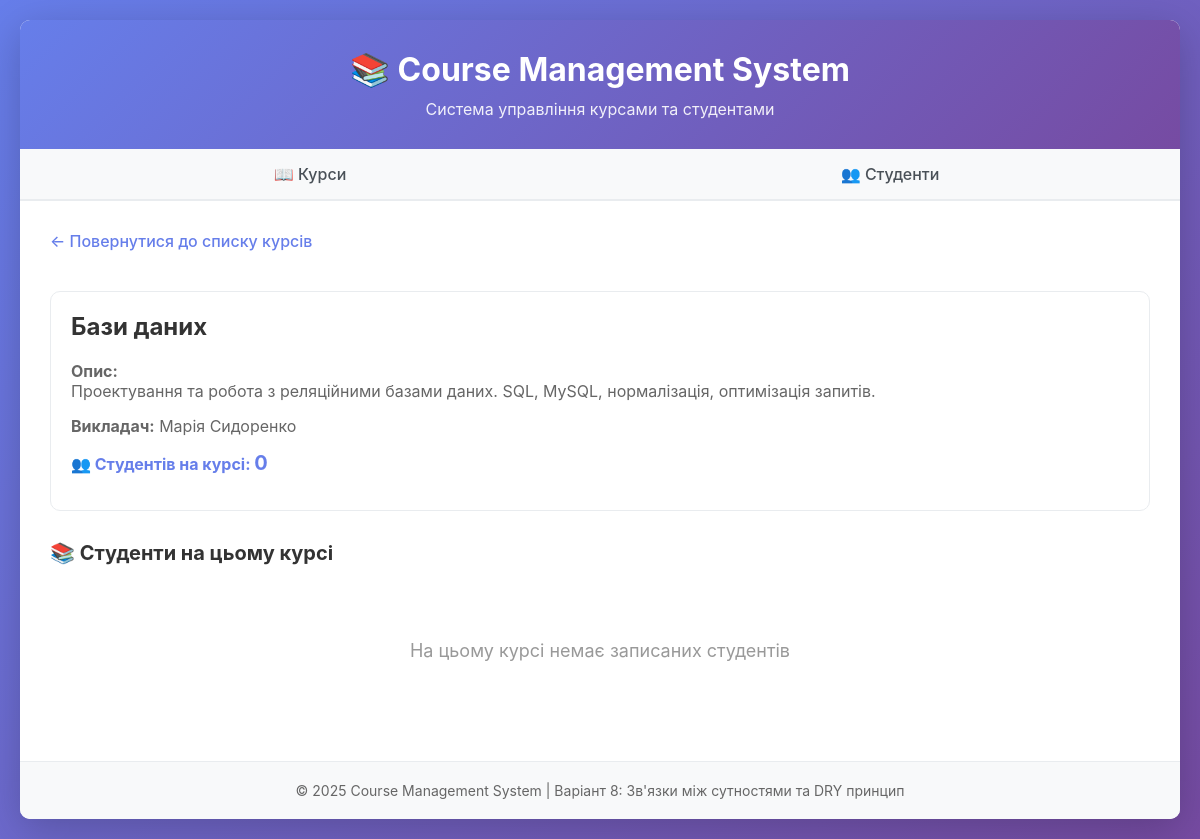
/index.php?action=course&id=2, run on the app's committed database.
### tables this page shows
CREATE TABLE courses (
    id INT AUTO_INCREMENT PRIMARY KEY,
    name VARCHAR(255) NOT NULL,
    description TEXT,
    instructor VARCHAR(255) NOT NULL,
    created_at TIMESTAMP DEFAULT CURRENT_TIMESTAMP,
    updated_at TIMESTAMP DEFAULT CURRENT_TIMESTAMP ON UPDATE CURRENT_TIMESTAMP
);

### src/Database.php (called while the page is built, shortened)
<?php
class Database {
    private static $instance = null;
    private $connection;
    private function __construct() {
        try {
            $dsn = 'mysql:host=' . DB_HOST . ';dbname=' . DB_NAME . ';charset=utf8mb4';
            $this->connection = new PDO(
                $dsn,
                DB_USER,
                DB_PASS,
                [
                    PDO::ATTR_ERRMODE => PDO::ERRMODE_EXCEPTION,
                    PDO::ATTR_DEFAULT_FETCH_MODE => PDO::FETCH_ASSOC,
                ]
            );
        } catch (PDOException $e) {
            die('Помилка підключення до БД: ' . $e->getMessage());
        }
    }
    public static function getInstance() {
        if (self::$instance === null) {
            self::$instance = new self();
        }
        return self::$instance;
    }
    public function execute($sql, $params = []) {
        $stmt = $this->connection->prepare($sql);
        $stmt->execute($params);
        return $stmt;
    }
    public function fetchOne($sql, $params = []) {
        $stmt = $this->execute($sql, $params);
        return $stmt->fetch();
    }
}

### src/Model.php (called while the page is built, shortened)
<?php
abstract class Model {
    protected static $table;
    protected $attributes = [];
    public function __construct($attributes = []) {
        $this->attributes = $attributes;
    }
    public function __get($name) {
        return $this->attributes[$name] ?? null;
    }
    public static function find($id) {
        $db = Database::getInstance();
        $record = $db->fetchOne('SELECT * FROM ' . static::$table . ' WHERE id = ?', [$id]);
        if ($record) {
            return new static($record);
        }
        return null;
    }
}

### src/Course.php (called while the page is built, shortened)
<?php
class Course extends Model {
    public function getStudentCount() {
        $db = Database::getInstance();
        $sql = '
            SELECT COUNT(*) as count FROM enrollments
            WHERE course_id = ?
        ';
        $result = $db->fetchOne($sql, [$this->attributes['id']]);
        return $result['count'] ?? 0;
    }
}

### views/course_show.php (the view, shortened to what this page needs)
<!DOCTYPE html>
<html lang="uk">
<head>
    <link rel="stylesheet" href="views/style.css">
</head>
<body>
    <div class="container">
        <header>
            <h1>📚 Course Management System</h1>
            <p>Система управління курсами та студентами</p>
        </header>
        <nav>
            <a href="index.php?action=courses">📖 Курси</a>
            <a href="index.php?action=students">👥 Студенти</a>
        </nav>
        <main>
            <a href="index.php?action=courses" class="back-link">← Повернутися до списку курсів</a>
            <div class="card" style="margin: 20px 0;">
                <h2><?php echo htmlspecialchars($course->name); ?></h2>
                <p style="color: #666; margin: 15px 0;">
                    <strong>Опис:</strong><br>
                    <?php echo nl2br(htmlspecialchars($course->description)); ?>
                </p>
                <p style="color: #666; margin: 15px 0;">
                    <strong>Викладач:</strong> <?php echo htmlspecialchars($course->instructor); ?>
                </p>
                <p style="color: #667eea; font-weight: bold; margin: 15px 0;">
                    👥 Студентів на курсі: <span style="font-size: 20px;"><?php echo $course->getStudentCount(); ?></span>
                </p>
            </div>
            <h3>📚 Студенти на цьому курсі</h3>
            <?php if (empty($students)): ?>
                <div class="empty-state">
                    <p>На цьому курсі немає записаних студентів</p>
                </div>
            <?php endif; ?>
        </main>
        <footer>
            <p>© 2025 Course Management System | Варіант 8: Зв'язки між сутностями та DRY принцип</p>
        </footer>
    </div>
</body>
</html>

### views/style.css (style rules this page uses)
* { margin: 0; padding: 0; box-sizing: border-box; }
body { font-family: -apple-system, BlinkMacSystemFont, 'Segoe UI', Roboto, Oxygen, Ubuntu, Cantarell, sans-serif; background: linear-gradient(135deg, #667eea 0%, #764ba2 100%); min-height: 100vh; padding: 20px; }
.container { max-width: 1200px; margin: 0 auto; background: white; border-radius: 10px; box-shadow: 0 10px 40px rgba(0,0,0,0.2); overflow: hidden; }
header { background: linear-gradient(135deg, #667eea 0%, #764ba2 100%); color: white; padding: 30px; text-align: center; }
header h1 { font-size: 32px; margin-bottom: 10px; }
header p { font-size: 16px; opacity: 0.9; }
nav { display: flex; background: #f8f9fa; border-bottom: 2px solid #e9ecef; }
nav a { flex: 1; padding: 15px 20px; text-align: center; text-decoration: none; color: #495057; font-weight: 500; transition: all 0.3s; }
main { padding: 30px; min-height: 400px; }
.card { background: white; border: 1px solid #e9ecef; border-radius: 10px; padding: 20px; transition: all 0.3s; }
.empty-state { text-align: center; padding: 60px 20px; color: #999; }
.empty-state p:first-child { font-size: 18px; margin-bottom: 10px; }
.back-link { display: inline-block; margin-bottom: 20px; color: #667eea; text-decoration: none; font-weight: 500; }
footer { background: #f8f9fa; padding: 20px; text-align: center; color: #666; font-size: 14px; border-top: 1px solid #e9ecef; }
h2 { color: #333; margin-bottom: 20px; font-size: 24px; }
h3 { color: #333; margin: 30px 0 15px 0; font-size: 20px; }

### data on the page
courses: name "Бази даних", description "Проектування та робота з реляційними базами даних. SQL, MySQL, нормалізація, оптимізація запитів.", instructor "Марія Сидоренко"

### other printed values
$course->getStudentCount() "0"
